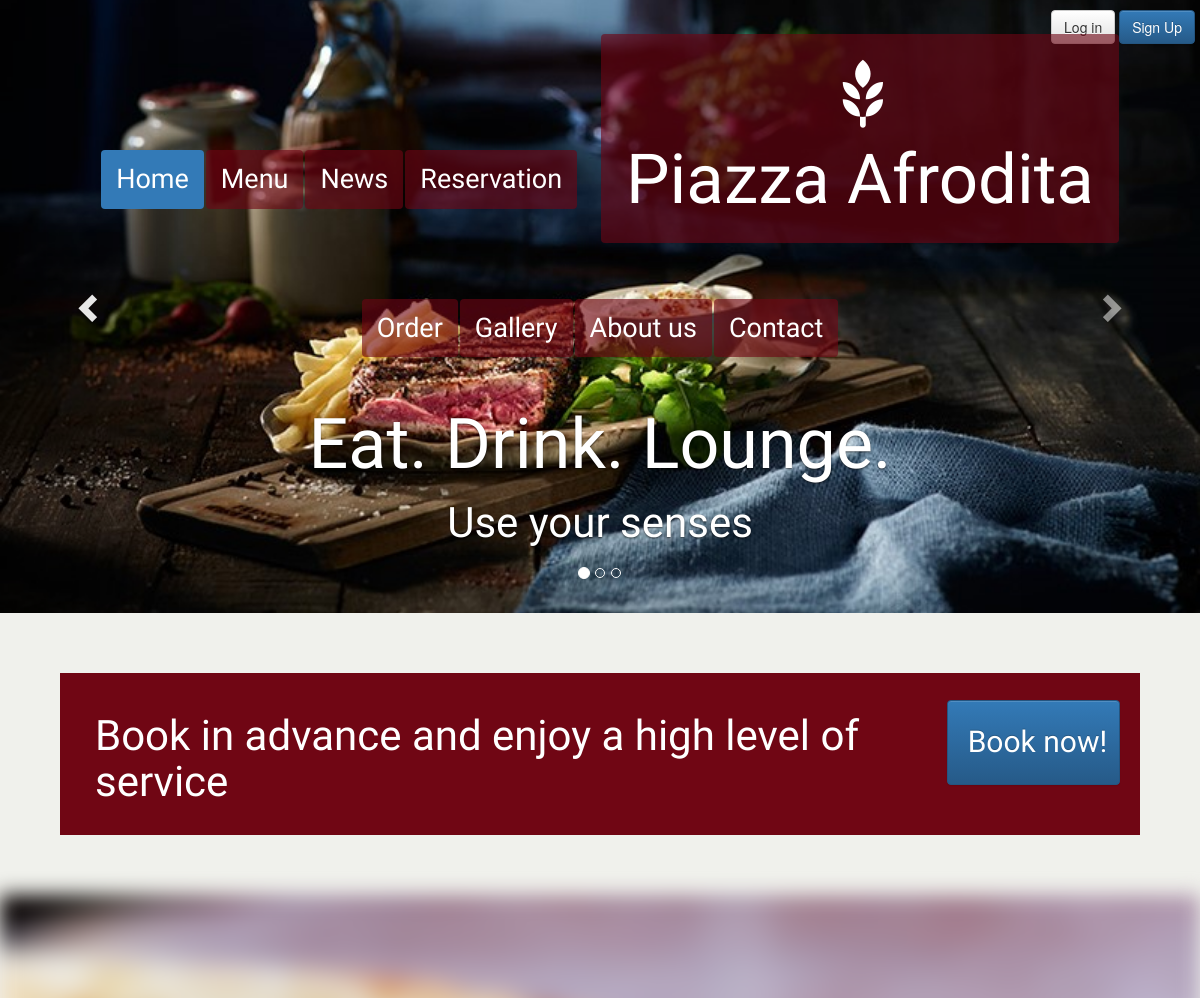
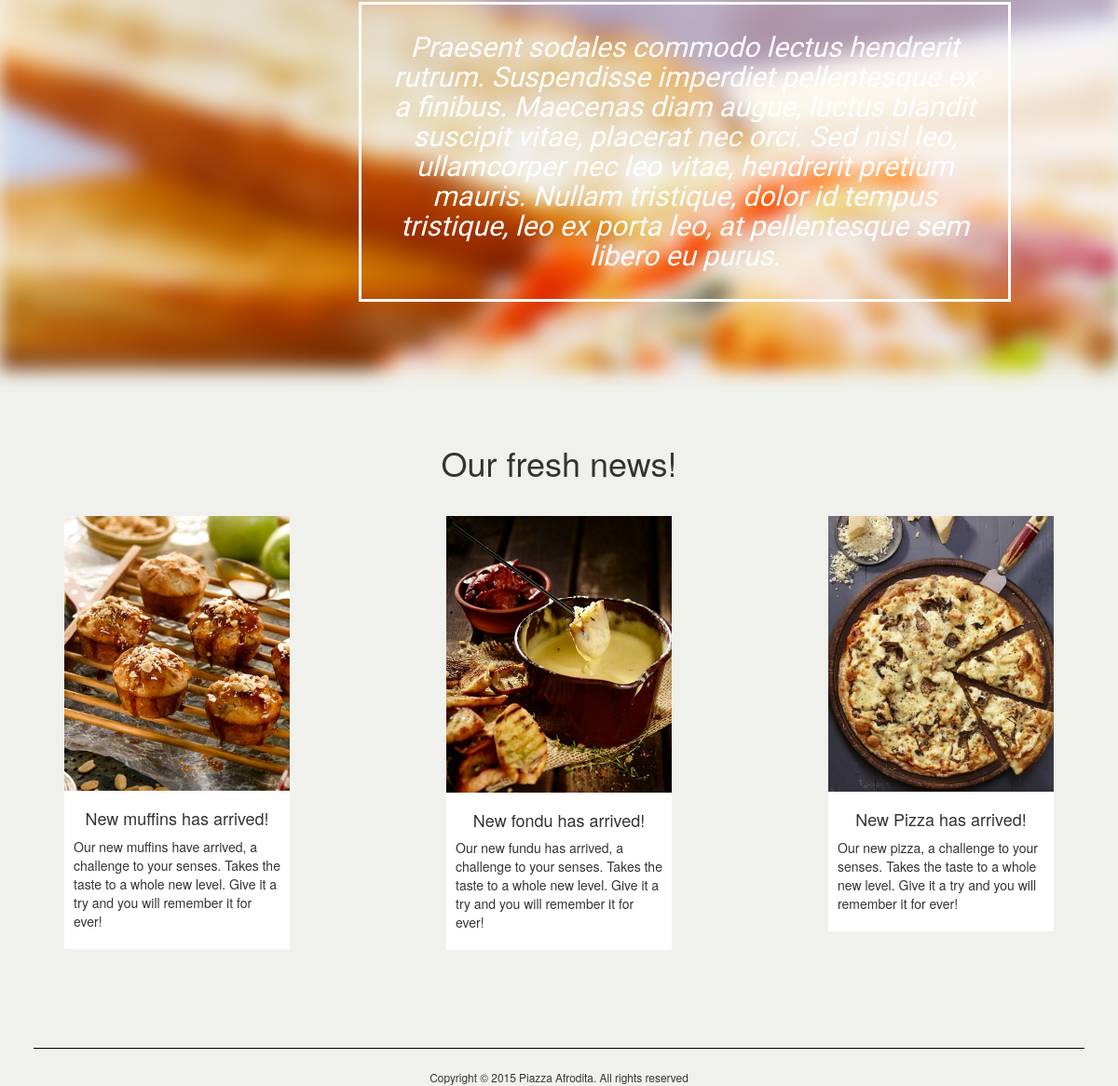
The page / on the database its author committed (2 pictures, top to bottom).
### tables this page shows
CREATE TABLE IF NOT EXISTS `news` (
`id` int(11) NOT NULL,
  `title` varchar(200) NOT NULL,
  `body` longtext NOT NULL,
  `user_id` int(11) NOT NULL,
  `image` varchar(200) NOT NULL
);

### index.php (called while the page is built)
<?php
    include('template/header.php');
    include('views/'.$page.'.php');
    include('template/footer.php');
 ?>

### views/home.php (the view)
 <?php
                $q="SELECT * FROM news ORDER BY id DESC LIMIT 3";
                $result = mysqli_query($dbc,$q);
 ?>
<div id="wrapper">
    <section id="book-in-advance" class="row">
        <h1 class="col-md-10 book-now-text">Book in advance and enjoy a high level of service </h1>
        <a id="book-now-button" href="?page=reservation" class="col-md-2 btn btn-primary" role="button">Book now!</a>
    </section>
    <section id="deals-special" class="row">
        <div id="fancy-image-effect">
        </div>
        <div class="col-md-4 col-md-offset-4 col-sm-4 col-sm-offset-4" id="fancy-image-panel">
            Praesent sodales commodo lectus hendrerit rutrum. Suspendisse imperdiet pellentesque ex a finibus. Maecenas diam augue, luctus blandit suscipit vitae, placerat nec orci. Sed nisl leo, ullamcorper nec leo vitae, hendrerit pretium mauris. Nullam tristique, dolor id tempus tristique, leo ex porta leo, at pellentesque sem libero eu purus.
        </div>
    </section>
<section id="home-news" class="row">
    <h1>Our fresh news!</h1>
    <?php
        while(($row=mysqli_fetch_assoc($result))!=NULL){ ?>
            <article class="col-md-4 col-sm-4 col-xs-12 news-article">
                <img class="news-image" src = "images/<?php echo $row['image']; ?>" alt="new fondu">
                <div class="news-bottom-box">
                    <h4><?php echo $row['title']?></h4>
                    <p class="news-text"><?php echo $row['body']?></p>
                    </div>
            </article>
    <?php } ?>
</section>
</div>

### config/css.php (style rules this page uses)
body { background-color: #F0F1EC; }
img { object-fit: cover; }
#home-news { text-align: center; }
.news-image { width:100%; height:auto; max-height: 310px; }
.news-article { text-align: center; padding: 84px; padding-top: 27px; }
#book-in-advance { background-color: #700614; padding: 20px; margin: 60px; }
.book-now-text { color: #fff; font-family: 'Open Sans Condensed', sans-serif; font-size: 42px; }
#book-now-button { padding: 20px; margin-top: 7px; font-family: 'Open Sans Condensed', sans-serif; font-size: 30px; }
.news-text { text-align: left; }
.news-bottom-box { background-color: #fff; padding: 10px; }
#fancy-image-effect { width: 100%; height: 500px; z-index: 1; background: url(images//homeimage.jpg); background-position: center top; background-repeat: no-repeat; background-attachment: fixed; background-size: cover; padding: 0; -webkit-filter: blur(10px); }
#fancy-image-panel { clear: both; font-size: 20px; line-height: 32px; text-align: center; font-weight: 300; font-style: italic; color: #fff; font-family: 'Open Sans Condensed', sans-serif; top: 1000px; position: absolute; width: 700px; border-style: solid; border-width: medium; font-size: 30px; padding: 30px; }
#home-news { margin-top: 60px; }

### rows shown on the page
news: image (picture), title "New muffins has arrived!", body "Our new muffins have arrived, a challenge to your senses. Takes the taste to a whole new level. Give it a try and you will remember it for ever!"
news: image (picture), title "New fondu has arrived!", body "Our new fundu has arrived, a challenge to your senses. Takes the taste to a whole new level. Give it a try and you will remember it for ever!"
news: image (picture), title "New Pizza has arrived!", body "Our new pizza, a challenge to your senses. Takes the taste to a whole new level. Give it a try and you will remember it for ever!"
